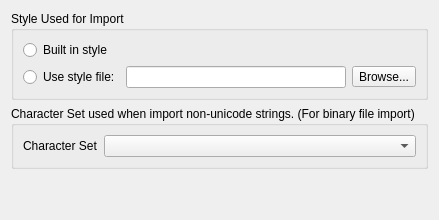
     <widget class="QWidget" name="Import">
      <property name="accessibleName">
       <string/>
      </property>
      <attribute name="title">
       <string>Import</string>
      </attribute>
      <layout class="QVBoxLayout">
       <item>
        <widget class="QGroupBox" name="groupBox_7">
         <property name="title">
          <string>Style Used for Import</string>
         </property>
         <property name="flat">
          <bool>true</bool>
         </property>
         <layout class="QVBoxLayout">
          <item>
           <widget class="QRadioButton" name="useImportBuildinStyle">
            <property name="text">
             <string>Built in style</string>
            </property>
           </widget>
          </item>
          <item>
           <layout class="QHBoxLayout">
            <item>
             <widget class="QRadioButton" name="useImportStyleFile">
              <property name="text">
               <string>Use style file:</string>
              </property>
             </widget>
            </item>
            <item>
             <widget class="QLineEdit" name="importStyleFile"/>
            </item>
            <item>
             <widget class="QToolButton" name="styleFileButton">
              <property name="text">
               <string>Browse...</string>
              </property>
              <property name="icon">
               <iconset resource="mscore.qrc">
                <normaloff>:/data/fileopen.svg</normaloff>:/data/fileopen.svg</iconset>
              </property>
             </widget>
            </item>
           </layout>
          </item>
         </layout>
        </widget>
       </item>
       <item>
        <widget class="QGroupBox" name="characterSetGroupBox">
         <property name="title">
          <string>Character Set used when import non-unicode strings. (For binary file import)</string>
         </property>
         <property name="flat">
          <bool>true</bool>
         </property>
         <layout class="QHBoxLayout" name="horizontalLayout_8">
          <item>
           <widget class="QLabel" name="label_39">
            <property name="sizePolicy">
             <sizepolicy hsizetype="Minimum" vsizetype="Preferred">
              <horstretch>0</horstretch>
              <verstretch>0</verstretch>
             </sizepolicy>
            </property>
            <property name="text">
             <string>Character Set</string>
            </property>
           </widget>
          </item>
          <item>
           <widget class="QComboBox" name="importCharsetList">
            <property name="sizePolicy">
             <sizepolicy hsizetype="Expanding" vsizetype="Fixed">
              <horstretch>0</horstretch>
              <verstretch>0</verstretch>
             </sizepolicy>
            </property>
           </widget>
          </item>
         </layout>
        </widget>
       </item>
       <item>
        <spacer>
         <property name="orientation">
          <enum>Qt::Vertical</enum>
         </property>
         <property name="sizeHint" stdset="0">
          <size>
           <width>20</width>
           <height>40</height>
          </size>
         </property>
        </spacer>
       </item>
      </layout>
     </widget>
